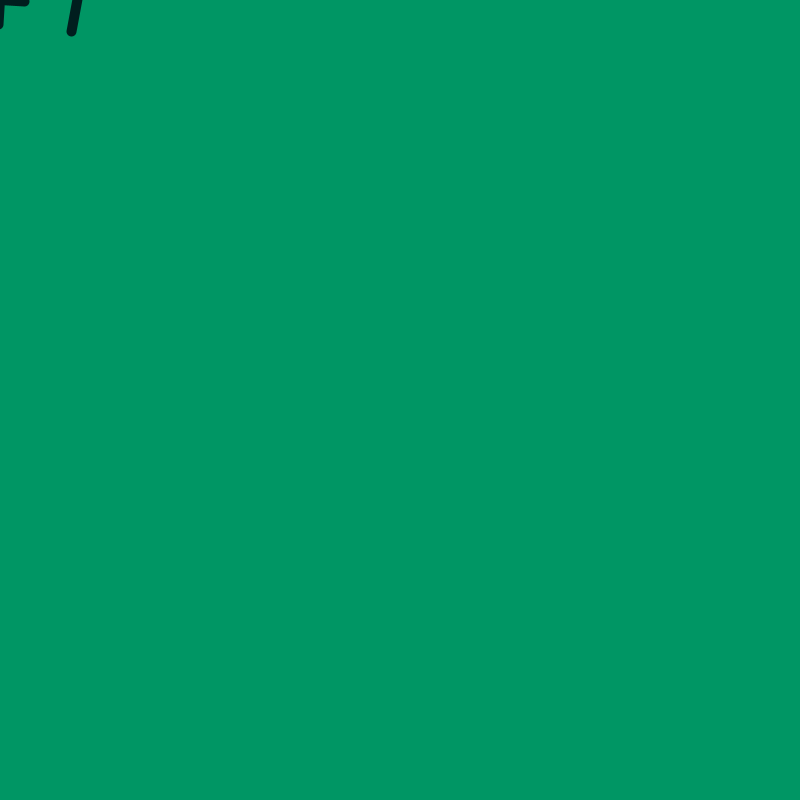
Frame 1 (no input)
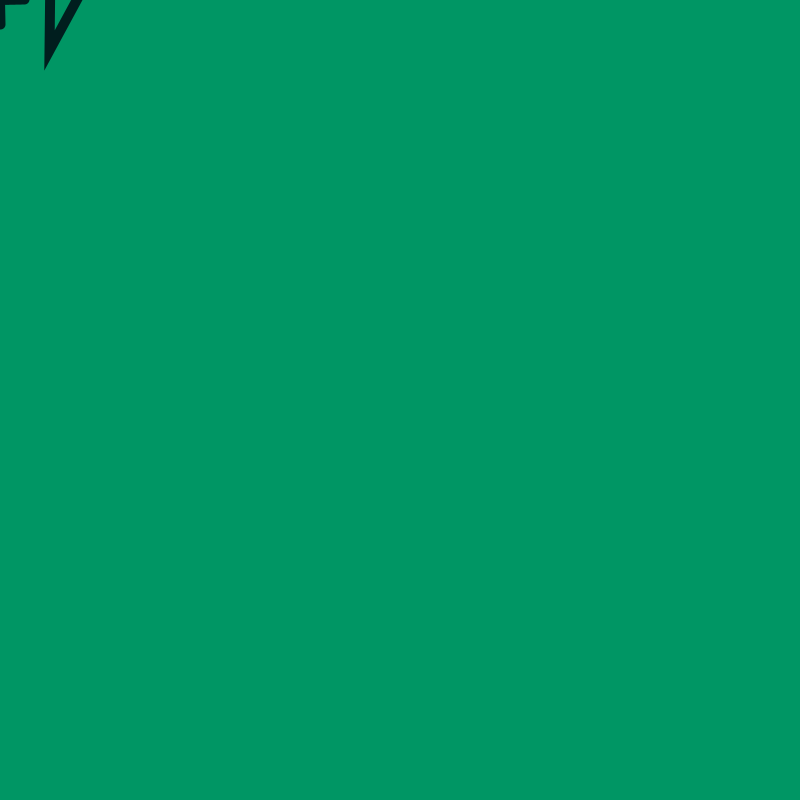
Frame 60 (the mouse pressed at the canvas centre just before this capture)
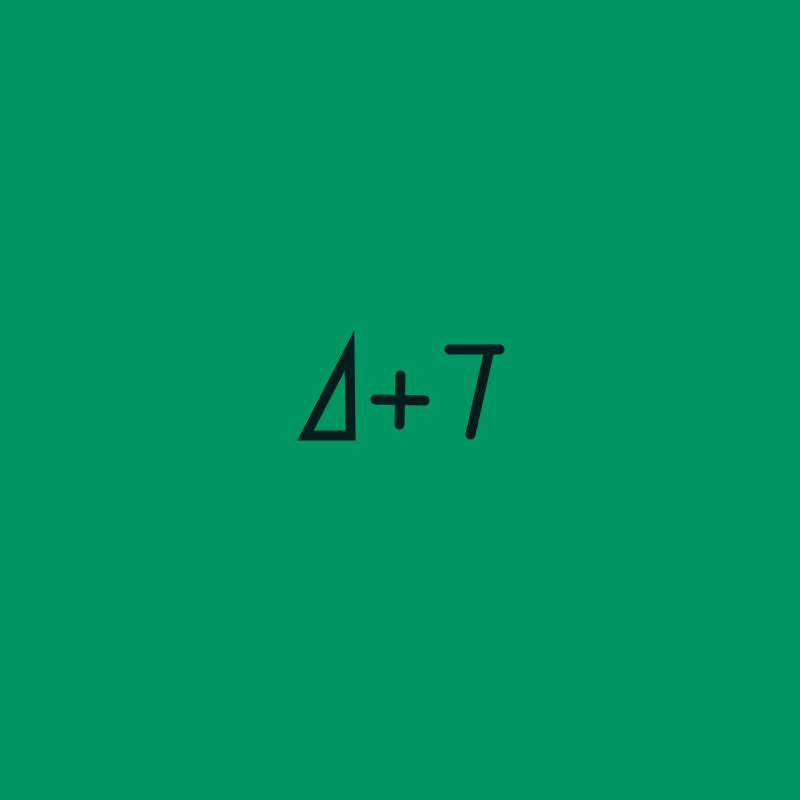
Frame 120 (the mouse held since frame 60 and released just before this capture)

The Processing sketch that drew these frames (run headless with seeded random() and noise(); from frame 60 on, the mouse is pressed at the canvas centre):

// Processing sketch: processing_97402
// ── processing_97402.pde

float Aa;
float Ta;

void setup(){
  size(800, 800);
  strokeWeight(10);
  smooth(8);
  Aa = 0;
  Ta = 0;
}
void draw(){
  stroke(0, 30, 30);
  background(0, 150, 100);
  Aa = Aa + radians(3);
  Ta = Ta + radians(-3);
  pushMatrix();
  noFill();
  translate(mouseX, mouseY);
  rotate(Ta);
  triangle(-50, -50, -95,35 ,-50, 35);
  popMatrix();
  pushMatrix();
  translate(mouseX, mouseY);
  rotate(Aa);
  line(-25, 0, 25, 0);
  line(0, -25, 0, 25);
  popMatrix();
  pushMatrix();
  translate(mouseX, mouseY);
  rotate(Ta);
  line(50, -50, 100,-50);
  line(90, -50, 70, 35);
  popMatrix();
}
